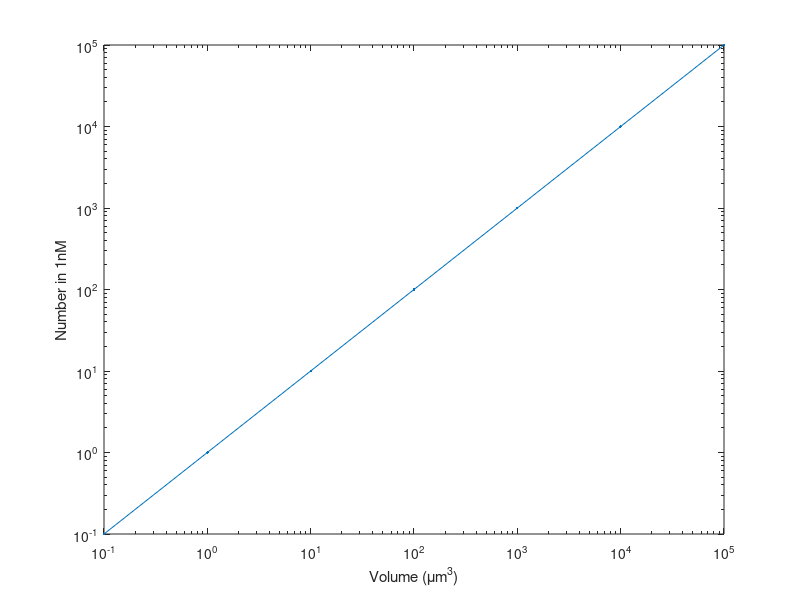

Source code (MATLAB):
% When we want to write comments, we need to begin the line with a
% percentage sign

1+1         %I can add an inline comment as well

%Save a number in a variable
a=10;           %Note that the ; suppresses the output
%Operate on a
a*2

%Define an array
b=[5,3,8,1,3,2,6]
%Operate on a vector
b*2
b-5


%Make a plot of the number of molecules @ 1nM as a function of the cell
%volume

%To begin, we need to define a set of x values that we will use for the
%plot
Volumes=[0.1,1,10,100,1000,10000,10^5];     %In in um^3
NumberOfMolecules=Volumes;                  %Assuming volume is in um^3

%Generate the graph using the function plot. This function takes as inputs
%vectors for the X and Y values
plot(Volumes,NumberOfMolecules)
%Show us the dots connected by lines
plot(Volumes,NumberOfMolecules,'.-')  %'.-' plots dots connected by lines
%Plot this on log-log axes
loglog(Volumes,NumberOfMolecules,'.-')
%Now, add labels
xlabel('Volume (\mum^3)')     %Note that strings (text) need to be
                            %surrounded by apostrophes
ylabel('Number in 1nM')
































